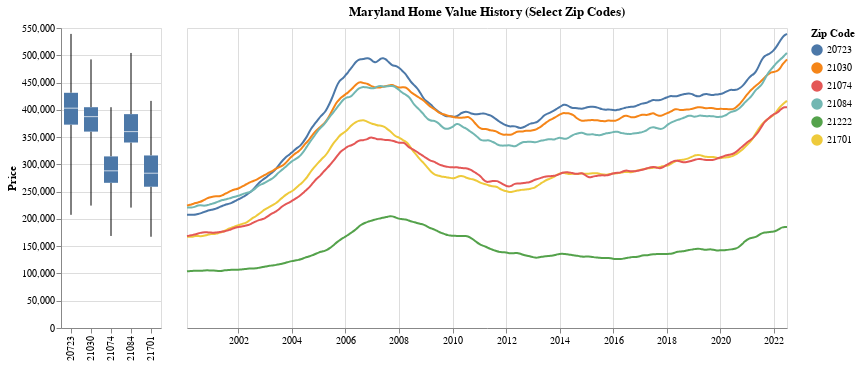

Notebook cell for this chart:
### Code cell
nearest = alt.selection(type='single', nearest=True, on='mouseover',
                        fields=['Date'], empty='none')

# The basic line
line = alt.Chart().mark_line(interpolate='basis').encode(
    alt.X('Date:T', axis=alt.Axis(title='')),
    alt.Y('Price:Q', axis=None),
    #alt.Y('price:Q', axis=alt.Axis(title='',format='$f')),
    #color='RegionName:N'
    color=alt.Color('ZipCode:N', legend=alt.Legend(title="Zip Code")),
    tooltip=['Price:Q','ZipCode:N','CountyName:O','Date:T'],
)

# Transparent selectors across the chart. This is what tells us
# the x-value of the cursor
selectors = alt.Chart().mark_point().encode(
    x='Date:T',
    opacity=alt.value(0),
).add_selection(
    nearest
)

# Draw points on the line, and highlight based on selection
points = line.mark_point().encode(
    opacity=alt.condition(nearest, alt.value(1), alt.value(0))
)

# Draw text labels near the points, and highlight based on selection
text = line.mark_text(align='left', dx=5, dy=-5).encode(
    text=alt.condition(nearest, 'Price:Q', alt.value(' '))
)

# Draw a rule at the location of the selection
rules = alt.Chart().mark_rule(color='gray').encode(
    x='Date:T',
).transform_filter(
    nearest
)

chart1 = alt.layer(line, selectors, points, rules, text,
                       data=df_zip, 
                       width=600, height=300,title='Maryland Home Value History (Select Zip Codes)')

chart2 = alt.Chart(df3).mark_boxplot(extent='min-max').encode(
    x=alt.X('ZipCode:O', axis=alt.Axis(title=None)),
    y='Price:Q',
)

chart2 | chart1

#comp_chart = (chart2 | chart1)
#comp_chart.save('md-zip-hvi.html')

### Figure 1 — Vega-Lite specification as saved in the notebook (floating-point values rounded to 4 significant figures; data arrays with more than 128 entries replaced by an {"elided": "..."} marker saying what was removed)
{"config": {"view": {"continuousWidth": 400, "continuousHeight": 300}}, "hconcat": [{"data": {"name": "data-842b7aaf70a8023313578788f8a536da"}, "mark": {"type": "boxplot", "extent": "min-max"}, "encoding": {"x": {"axis": {"title": null}, "field": "ZipCode", "type": "ordinal"}, "y": {"field": "Price", "type": "quantitative"}}}, {"layer": [{"mark": {"type": "line", "interpolate": "basis"}, "encoding": {"color": {"field": "ZipCode", "legend": {"title": "Zip Code"}, "type": "nominal"}, "tooltip": [{"field": "Price", "type": "quantitative"}, {"field": "ZipCode", "type": "nominal"}, {"field": "CountyName", "type": "ordinal"}, {"field": "Date", "type": "temporal"}], "x": {"axis": {"title": ""}, "field": "Date", "type": "temporal"}, "y": {"axis": null, "field": "Price", "type": "quantitative"}}}, {"mark": "point", "encoding": {"opacity": {"value": 0}, "x": {"field": "Date", "type": "temporal"}}, "selection": {"selector008": {"type": "single", "nearest": true, "on": "mouseover", "fields": ["Date"], "empty": "none"}}}, {"mark": "point", "encoding": {"color": {"field": "ZipCode", "legend": {"title": "Zip Code"}, "type": "nominal"}, "opacity": {"condition": {"value": 1, "selection": "selector008"}, "value": 0}, "tooltip": [{"field": "Price", "type": "quantitative"}, {"field": "ZipCode", "type": "nominal"}, {"field": "CountyName", "type": "ordinal"}, {"field": "Date", "type": "temporal"}], "x": {"axis": {"title": ""}, "field": "Date", "type": "temporal"}, "y": {"axis": null, "field": "Price", "type": "quantitative"}}}, {"mark": {"type": "rule", "color": "gray"}, "encoding": {"x": {"field": "Date", "type": "temporal"}}, "transform": [{"filter": {"selection": "selector008"}}]}, {"mark": {"type": "text", "align": "left", "dx": 5, "dy": -5}, "encoding": {"color": {"field": "ZipCode", "legend": {"title": "Zip Code"}, "type": "nominal"}, "text": {"condition": {"field": "Price", "type": "quantitative", "selection": "selector008"}, "value": " "}, "tooltip": [{"field": "Price", "type": "quantitative"}, {"field": "ZipCode", "type": "nominal"}, {"field": "CountyName", "type": "ordinal"}, {"field": "Date", "type": "temporal"}], "x": {"axis": {"title": ""}, "field": "Date", "type": "temporal"}, "y": {"axis": null, "field": "Price", "type": "quantitative"}}}], "data": {"name": "data-5cca7868eb6ba6849d506ba706a31235"}, "height": 300, "title": "Maryland Home Value History (Select Zip Codes)", "width": 600}], "$schema": "https://vega.github.io/schema/vega-lite/v4.17.0.json", "datasets": {"data-842b7aaf70a8023313578788f8a536da": {"elided": "1350 records"}, "data-5cca7868eb6ba6849d506ba706a31235": {"elided": "1620 records"}}}
